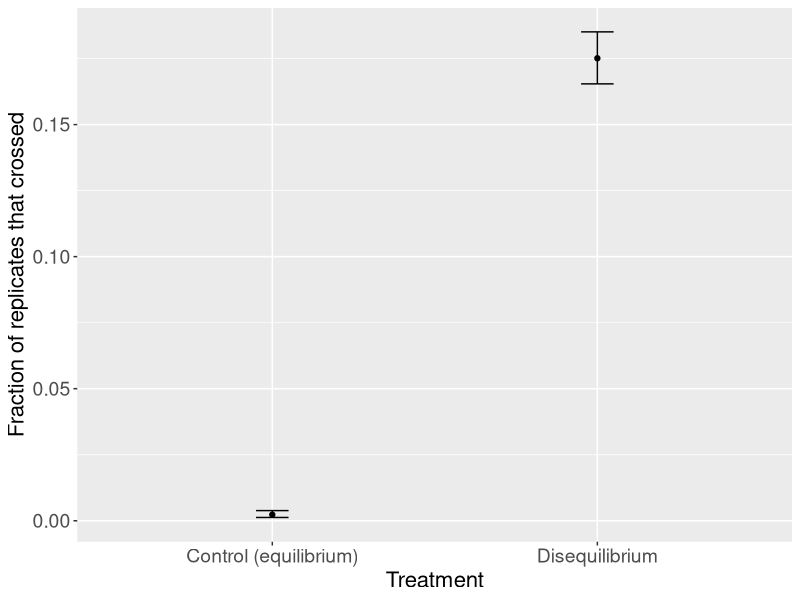
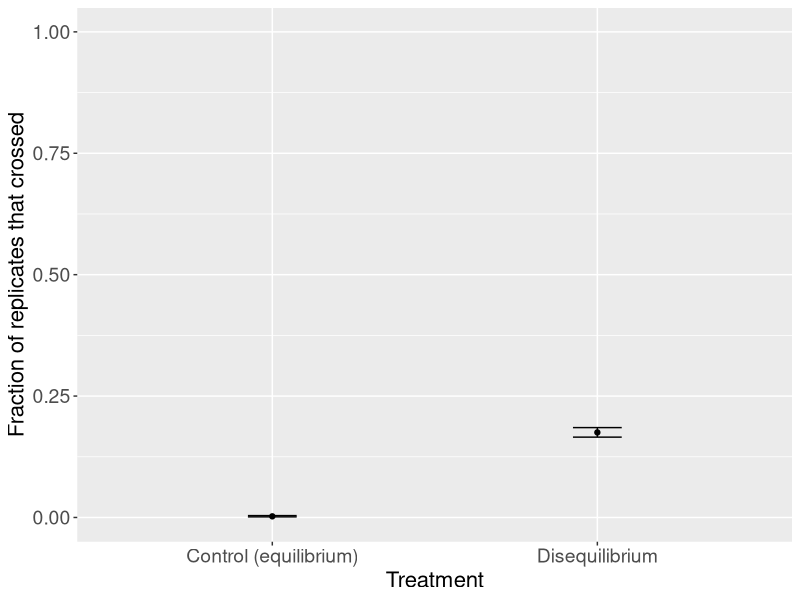

Source code (R) for these figures, in order:
rm(list = ls())

library(ggplot2)

df_summary = read.csv('../data/disequilibrium_exp_summary_data.csv')

plot_dir = '../plots'
if(!dir.exists(plot_dir)) dir.create(plot_dir)

ggplot(df_summary, aes(x = as.factor(treatment), y = first_cross_frac)) + 
  geom_errorbar(aes(ymin = first_cross_lower_ci_99, ymax = first_cross_upper_ci_99), width = 0.1) + 
  geom_point() + 
  xlab('Treatment') + 
  ylab('Fraction of replicates that crossed') + 
  theme(axis.title = element_text(size = 16)) + 
  theme(axis.text = element_text(size = 14))
ggsave(paste0(plot_dir, '/disequilibrium_exp_zoomed.png'), units = 'in', width = 4, height = 6)

ggplot(df_summary, aes(x = as.factor(treatment), y = first_cross_frac)) + 
  geom_errorbar(aes(ymin = first_cross_lower_ci_99, ymax = first_cross_upper_ci_99), width = 0.15) + 
  geom_point() + 
  scale_y_continuous(limits = c(0,1)) + 
  xlab('Treatment') + 
  ylab('Fraction of replicates that crossed') +
  theme(axis.title = element_text(size = 16)) + 
  theme(axis.text = element_text(size = 14))
ggsave(paste0(plot_dir, '/disequilibrium_exp_full.png'), units = 'in', width = 5, height = 6)
